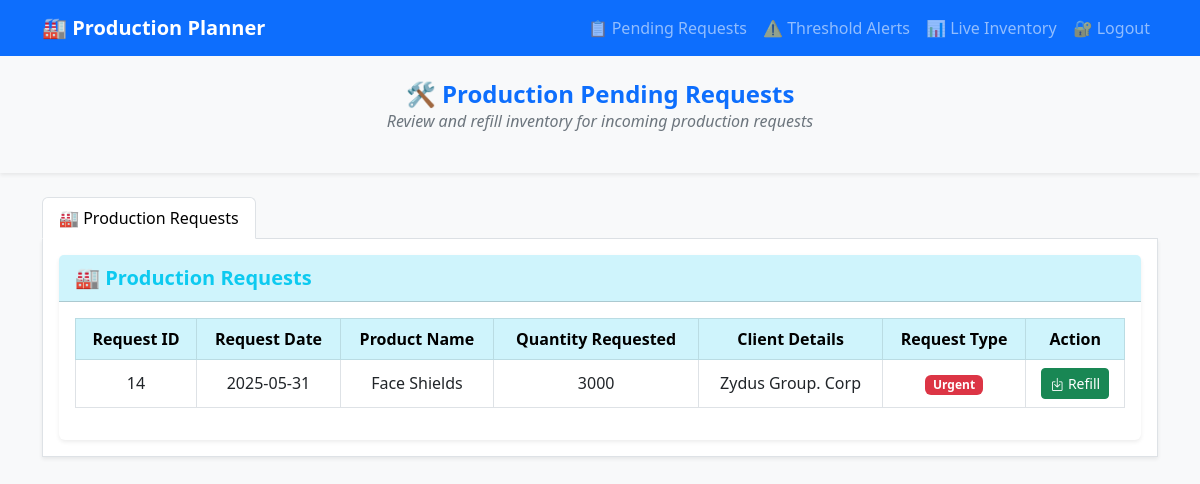
/production_pending_requests (signed in), run on the app's committed database.
### app.py (models this page shows)
class Request(db.Model):
    __tablename__ = 'request'
    request_id = db.Column(db.Integer, primary_key=True)
    product_id = db.Column(db.Integer, db.ForeignKey('product.product_id'), nullable=False)
    quantity = db.Column(db.Integer, nullable=False)
    request_type = db.Column(db.String(10), nullable=False) # Urgent, Normal
    client_details = db.Column(db.String(100), nullable=False)
    remarks = db.Column(db.Text, nullable=True)
    status = db.Column(db.String(20), default="Pending") # Pending, Fulfilled, In_Production
    request_date = db.Column(db.Date, default=date.today)
    sales_user_id = db.Column(db.Integer, db.ForeignKey('user.id'), nullable=False)
    product = db.relationship('Product', backref=db.backref('requests', lazy=True))
    sales_user = db.relationship('User', backref=db.backref('sales_requests', lazy=True))

class Product(db.Model):
    __tablename__ = 'product'
    product_id = db.Column(db.Integer, primary_key=True)
    name = db.Column(db.String(100), unique=True, nullable=False)
    description = db.Column(db.String(200))

### app.py (the view)
@app.route("/production_pending_requests")
@login_required
@role_required("production")
def production_pending_requests():
    production_requests = Request.query.filter_by(status="Production").all()
    return render_template(
        "production_pending_requests.html",
        production_requests=production_requests,
    )

### app.py (called while the page is built)
def login_required(f):
    @wraps(f)
    def decorated_function(*args, **kwargs):
        if 'username' not in session:
            return redirect("/")
        return f(*args, **kwargs)
    return decorated_function

def role_required(role):
    def decorator(f):
        @wraps(f)
        def decorated_function(*args, **kwargs):
            if 'role' not in session or (session['role'] != role and session['role'] != 'admin'):
                abort(403)
            return f(*args, **kwargs)
        return decorated_function
    return decorator

@app.after_request
def add_header(response):
    response.headers["Cache-Control"] = "no-store, no-cache, must-revalidate, post-check=0, pre-check=0, max-age=0"
    response.headers["Pragma"] = "no-cache"
    response.headers["Expires"] = "0"
    return response

### templates/production_pending_requests.html (shortened to what this page needs)
<!DOCTYPE html>
<html lang="en">
<head>
  <link href="https://cdn.jsdelivr.net/npm/bootstrap@5.3.0/dist/css/bootstrap.min.css" rel="stylesheet">
  <link rel="stylesheet" href="https://cdn.jsdelivr.net/npm/bootstrap-icons@1.10.5/font/bootstrap-icons.css" />
</head>
<body class="bg-light">
  <nav class="navbar navbar-expand-lg navbar-dark bg-primary">
    <div class="container">
      <a class="navbar-brand fw-bold" href="production_dashboard">🏭 Production Planner</a>
      <div class="collapse navbar-collapse" id="navbarNav">
        <ul class="navbar-nav ms-auto">
          <li class="nav-item"><a class="nav-link" href="production_pending_requests">📋 Pending Requests</a></li>
          <li class="nav-item"><a class="nav-link" href="production_threshold_alerts">⚠️ Threshold Alerts</a></li>
          <li class="nav-item"><a class="nav-link" href="production_live_inventory">📊 Live Inventory</a></li>
          <li class="nav-item"><a class="nav-link" href="/logout">🔐 Logout</a></li>
        </ul>
      </div>
    </div>
  </nav>
  <header class="py-4 bg-body-tertiary text-center shadow-sm mb-4">
    <h4 class="mb-0 text-primary fw-semibold">
      🛠️ Production Pending Requests
    </h4>
    <p class="text-secondary fst-italic">
      Review and refill inventory for incoming production requests
    </p>
  </header>
  <div class="container mb-5">
    <ul class="nav nav-tabs" id="requestTabs" role="tablist">
      <li class="nav-item" role="presentation">
        <button class="nav-link active" id="production-tab" data-bs-toggle="tab" data-bs-target="#production"
          type="button" role="tab" aria-controls="production" aria-selected="true">
          🏭 Production Requests
        </button>
      </li>
    </ul>
    <div class="tab-content border border-top-0 p-3 bg-white shadow-sm" id="requestTabsContent">
      <div class="tab-pane fade show active" id="production" role="tabpanel" aria-labelledby="production-tab">
        <div class="card shadow-sm border-0">
          <div class="card-header bg-info-subtle text-info fw-bold fs-5">🏭 Production Requests</div>
          <div class="card-body p-3">
            {% if production_requests %}
            <div class="table-responsive">
              <table class="table table-bordered table-hover align-middle">
                <thead class="table-info text-center">
                  <tr>
                    <th>Request ID</th>
                    <th>Request Date</th>
                    <th>Product Name</th>
                    <th>Quantity Requested</th>
                    <th>Client Details</th>
                    <th>Request Type</th>
                    <th>Action</th>
                  </tr>
                </thead>
                <tbody class="text-center">
                  {% for request in production_requests %}
                  <tr>
                    <td>{{ request.request_id }}</td>
                    <td>{{ request.request_date }}</td>
                    <td>{{ request.product.name }}</td>
                    <td>{{ request.quantity }}</td>
                    <td>{{ request.client_details }}</td>
                    <td>
                      {% if request.request_type == 'Urgent' %}
                      <span class="badge text-bg-danger">Urgent</span>
                      {% else %}
                      <span class="badge text-bg-secondary">Normal</span>
                      {% endif %}
                    </td>
                    <td>
                      <form action="{{ url_for('refill_inventory', request_id=request.request_id) }}" method="post">
                        <button type="submit" class="btn btn-sm btn-success">
                          <i class="bi bi-box-arrow-in-down"></i> Refill
                        </button>
                      </form>
                    </td>
                  </tr>
                  {% endfor %}
                </tbody>
              </table>
            </div>
            {% else %}
            <p class="text-muted text-center">No production requests available.</p>
            {% endif %}
          </div>
        </div>
      </div>
    </div>
  </div>
</body>
</html>

### data on the page
Request: request_id "14", request_date "2025-05-31", product.name "Face Shields", quantity "3000", client_details "Zydus Group. Corp", request_type "Urgent"
